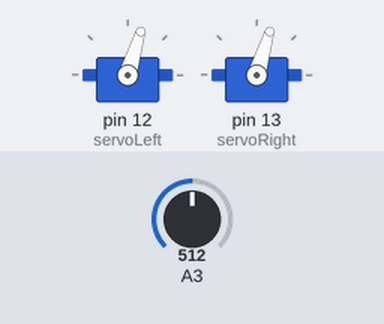
Bench run of a sketch on a simulated Arduino Uno, built with avr-gcc and run on an emulated ATmega328P. Parts: 2 × servo. Inputs (shaded band) come from the test bench; at power-on: A3 = 512.

Above: at 1.2 s.
1.3 s: A3 set to 424
2.8 s: A3 set to 397
At 3.9 s:
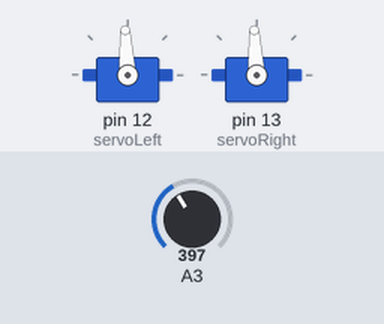
4.3 s: A3 set to 12
5.8 s: A3 set to 9
At 7.0 s:
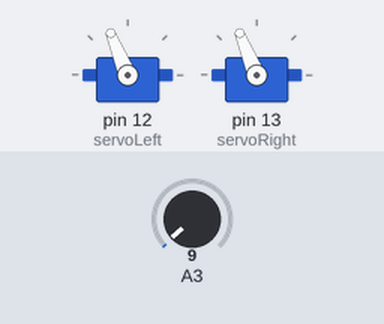
7.3 s: A3 set to 122
At 8.5 s:
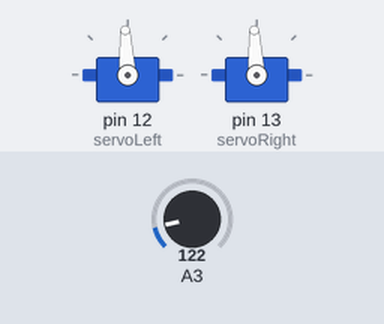
8.8 s: A3 set to 0
At 9.5 s:
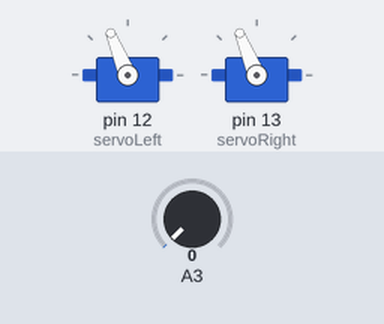
Timing chart, 0 to 11.3 s (numbered marks = the images above; inputs shaded):
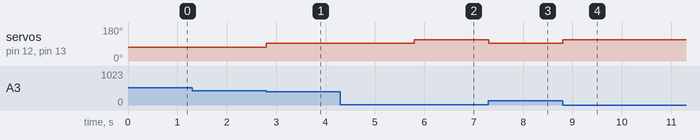

Measured:
- the behaviour switches between 410 and 409 on A3 (found by bisection; images 0 and 1)
- the behaviour switches between 11 and 10 on A3 (found by bisection; images 1 and 2)
- after the input at 1.3 s, every drawn part: stays the same
- after the input at 2.8 s, servo on pin 12 (servoLeft), servo on pin 13 (servoRight): 73° → 93° at once
- after the input at 4.3 s, every drawn part: stays the same
- after the input at 5.8 s, servo on pin 12 (servoLeft), servo on pin 13 (servoRight): 93° → 112° at once
- after the input at 7.3 s, servo on pin 12 (servoLeft), servo on pin 13 (servoRight): 112° → 93° at once
- after the input at 8.8 s, servo on pin 12 (servoLeft), servo on pin 13 (servoRight): 93° → 112° at once

The sketch:

Light_Sensitive_Robot.ino
```cpp
/*Code for Robot 3: Light Robot
*When robot detects a normal amount of light, it will stand still
*Darkness : robot turns left
*Bright light: robot turns right
*/
#include <Servo.h>

Servo servoLeft;
Servo servoRight;

const int pushButtonPin = 11;
const float voltageMinimum = 0.05;
const float voltageMaximum = 2.00;
void setup()
{
  Serial.begin(9600);
  servoLeft.attach(12);
  servoRight.attach(13);
  servoLeft.writeMicroseconds(1500);
  servoRight.writeMicroseconds(1500);
  pinMode(pushButtonPin, INPUT);
}

void loop()
{
  float voltageAmount = volts(A3);
  if (voltageAmount < voltageMinimum){
    turnLeft();
  }

  else if (voltageAmount > voltageMaximum) {
    turnRight();
  }

  else {
    standStill();
  }

}

float volts(int adPin)                       // Measures volts at adPin
{                                            // Returns floating point voltage
 return float(analogRead(adPin)) * 5.0 / 1024.0;
}

void standStill(){
  servoLeft.writeMicroseconds(1500);
  servoRight.writeMicroseconds(1500);//servo is slightly off center
  return;
}

void turnRight() {
  servoLeft.writeMicroseconds(1300);
  servoRight.writeMicroseconds(1300);
  delay(10);
  return;
}

void turnLeft() {
  servoLeft.writeMicroseconds(1700);
  servoRight.writeMicroseconds(1700);
  delay(10);
  return;
}
```
